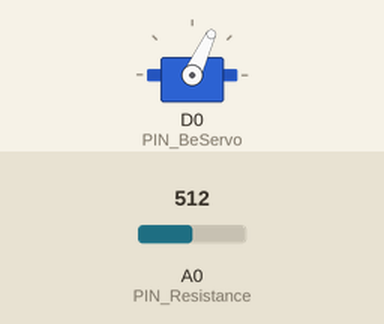
Bench run of a sketch on a simulated ESP8266 (NodeMCU). Shown: servo. Inputs (shaded band) come from the test bench; at power-on: A0 (PIN_Resistance) = 512. What the sketch prints to the serial monitor is not drawn.

Above: at 1.2 s.
1.3 s: A0 (PIN_Resistance) set to 486
4.3 s: A0 (PIN_Resistance) set to 454
At 5.7 s:
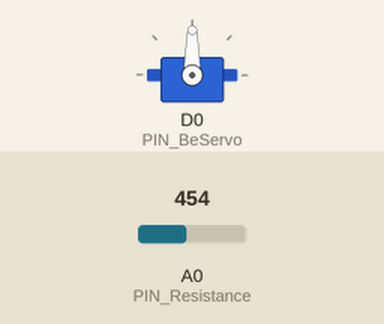
Timing chart, 0 to 7.3 s (numbered marks = the images above; inputs shaded):
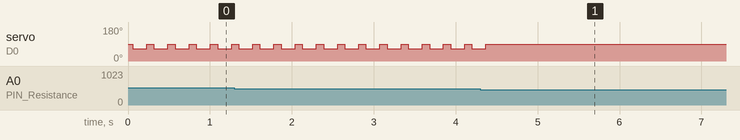

The sketch:

ChromeDinoController.ino
```cpp
/** Google
 * Parts:
 *   A photoresistance module
 *   A Servo
 *
 * */

#include "BeParameter.h"
#include "BeServo.h"
#include "BeSensor.h"

void setup() {
  //Serial.begin(115200);
  BeSensor_Setup();
  BeServo_Setup();
}

void loop() {
  BeSensor_Loop();
  BeServo_Loop();
}
```

BeParameter.h
```cpp
#ifndef BEPARAMETER_H
#define BEPARAMETER_H

#define PIN_BeServo D0 //for NodeMCU or Wemos D1 mini
#define PIN_Resistance A0 //for NodeMCU or Wemos D1 mini

int resistance_PressVal = 470; //0-1024, must be adjust for your own case.

boolean isServoPress = false;
unsigned long pressDurationMs = 170; //Trigger servo duration
unsigned long pressDelayMs = 80; //Trigger servo delay

int pressAngle = 65; //Servo angle to press space-key


#endif
```

BeSensor.h
```cpp
#ifndef BESENSOR_H
#define BESENSOR_H

#include "BeParameter.h"
#include "BeServo.h"

void BeSensor_Setup();
void BeSensor_Loop();

void BeSensor_Setup(){
    //pinMode(PIN_Resistance,INPUT);
}

void BeSensor_Loop(){
    int Val;
    Val = analogRead(PIN_Resistance);
    //Serial.print("Val = ");
    //Serial.println(Val);

    if(Val >= resistance_PressVal){
        BeServo_StartPressProcess();
    }
}

#endif
```

BeServo.h
```cpp
#ifndef BESERVO_H
#define BESERVO_H

#include <Servo.h>
#include <Ticker.h>
#include "BeParameter.h"

Ticker pressTicker;
Servo beservo;

void BeServo_Setup();
void BeServo_Loop();
void BeServo_StartPressProcess();

void BeServo_Press();
void BeServo_Release();

boolean inPressProcess = false;
unsigned long delayMs = 0;

void BeServo_Setup(){
    beservo.attach(PIN_BeServo);
    beservo.write(90);
}

void BeServo_Loop(){
  if(!inPressProcess){
    return;
  }
  delayMs ++;
  if(delayMs >= pressDelayMs){
    if(isServoPress){
        return;
    }
    BeServo_Press();
  }
}

void BeServo_StartPressProcess(){
  if(!inPressProcess){
    inPressProcess = true;
  }
}

void BeServo_Press(){
    Serial.print("Press");
    isServoPress = true;
    beservo.write(pressAngle);
    pressTicker.attach_ms(pressDurationMs,BeServo_Release);
}

void BeServo_Release(){
    pressTicker.detach();
    beservo.write(90);
    isServoPress = false;
    inPressProcess = false;
    delayMs = 0;
}

#endif
```

Measured:
- the behaviour switches between 470 and 469 on A0 (PIN_Resistance) (found by bisection; images 0 and 1)
- after the input at 4.3 s, servo on D0 (PIN_BeServo): goes on until 4.4 s, then stays 90°
- by itself, servo on D0 (PIN_BeServo): alternates 90° for 0.09 s and 65° for 0.17 s
